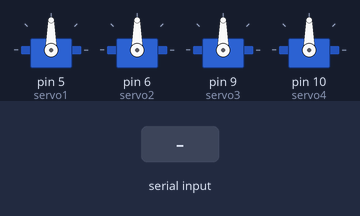
Simulated run of this sketch. Board: Arduino Uno, built with avr-gcc and run on an emulated ATmega328P. On the bench: 4 × servo. Inputs (shaded band) come from the test bench.

Above: at 1.2 s.
1.3 s: "s1\n" received over Serial
At 2.0 s:
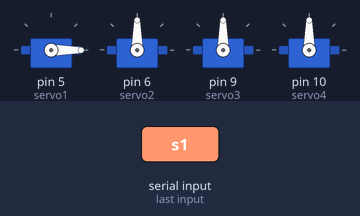
2.8 s: "s2\n" received over Serial
At 3.2 s:
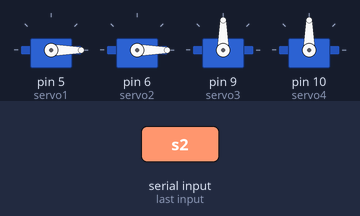
4.3 s: "s3\n" received over Serial
At 5.5 s:
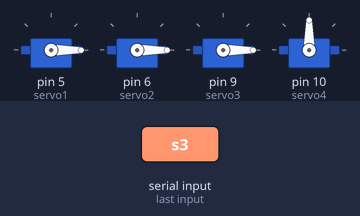
5.8 s: "s4\n" received over Serial
At 6.9 s:
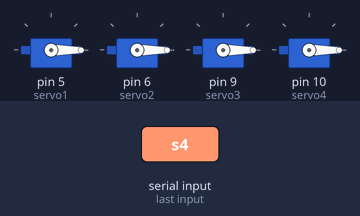
Timing chart, 0 to 8.3 s (numbered marks = the images above; inputs shaded):
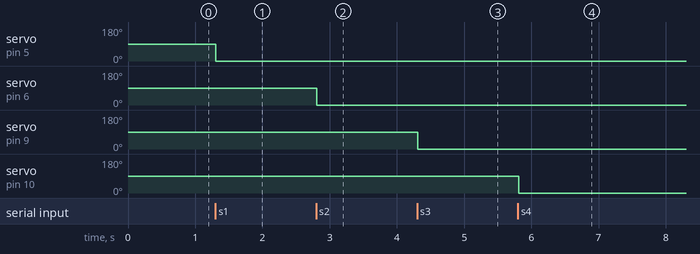

Measured:
- after the input at 1.3 s, servo on pin 5 (servo1): 90° → 0° at once
- after the input at 2.8 s, servo on pin 6 (servo2): 90° → 0° at once
- after the input at 4.3 s, servo on pin 9 (servo3): 90° → 0° at once
- after the input at 5.8 s, servo on pin 10 (servo4): 90° → 0° at once

The sketch:

arduino4Servo.ino
```cpp
#include <Servo.h>

Servo servo1;
Servo servo2;
Servo servo3;
Servo servo4;

String text;

void setup() {
  Serial.begin(115200);
  servo1.attach(5);
  servo2.attach(6);
  servo3.attach(9);
  servo4.attach(10);
}

void loop() {
  while (Serial.available() > 0) {
    char inByte = Serial.read();
    if (inByte != '\n') {
      text += inByte;
    }
    else {
      String servoNumber = text.substring(0, 2);
      int servoValue = (text.substring(3, 6)).toInt();

      if (servoNumber == "s1") {
        servo1.write(servoValue);
      }
      else if (servoNumber == "s2") {
        servo2.write(servoValue);
      }
      else if (servoNumber == "s3") {
        servo3.write(servoValue);
      }
      else if (servoNumber == "s4") {
        servo4.write(servoValue);
      }
      text = "";
      break;
    }
  }
  delay(15);
}
```
